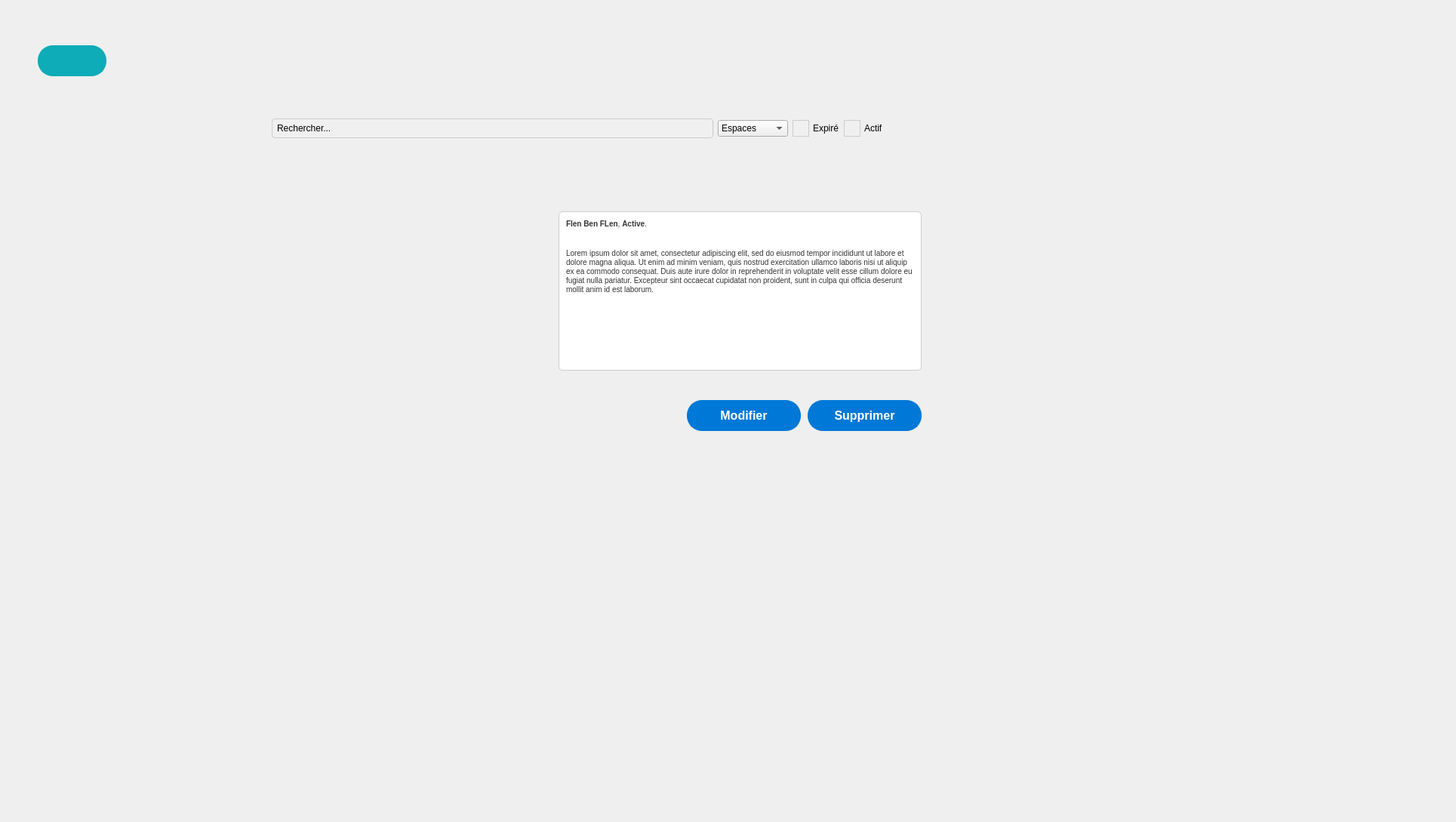
      <widget class="QWidget" name="AfficherEvent">
       <attribute name="title">
        <string>Afficher Event</string>
       </attribute>
       <widget class="QLabel" name="eventAfficheBackground">
        <property name="geometry">
         <rect>
          <x>0</x>
          <y>0</y>
          <width>1920</width>
          <height>1080</height>
         </rect>
        </property>
        <property name="text">
         <string/>
        </property>
        <property name="pixmap">
         <pixmap resource="res.qrc">:/img/back_empty.png</pixmap>
        </property>
       </widget>
       <widget class="QTextEdit" name="EventDesc">
        <property name="geometry">
         <rect>
          <x>740</x>
          <y>280</y>
          <width>481</width>
          <height>211</height>
         </rect>
        </property>
        <property name="styleSheet">
         <string notr="true">/* QTextEdit Stylesheet */

QTextEdit {
    font-family: Arial, sans-serif;
    font-size: 14px;
    color: #333333; /* Text color */
    background-color: #ffffff; /* Background color */
    border: 1px solid #cccccc; /* Border color */
    border-radius: 5px; /* Border radius */
    padding: 5px; /* Padding */
}

QTextEdit:hover {
    border-color: #aaaaaa; /* Border color on hover */
}

QTextEdit:focus {
    border-color: #007bff; /* Border color on focus */
}

QTextEdit::placeholder {
    color: #999999; /* Placeholder text color */
}

QTextEdit::selection {
    background-color: #007bff; /* Text selection background color */
    color: #ffffff; /* Text selection color */
}
</string>
        </property>
        <property name="html">
         <string>&lt;!DOCTYPE HTML PUBLIC &quot;-//W3C//DTD HTML 4.0//EN&quot; &quot;http://www.w3.org/TR/REC-html40/strict.dtd&quot;&gt;
&lt;html&gt;&lt;head&gt;&lt;meta name=&quot;qrichtext&quot; content=&quot;1&quot; /&gt;&lt;style type=&quot;text/css&quot;&gt;
p, li { white-space: pre-wrap; }
&lt;/style&gt;&lt;/head&gt;&lt;body style=&quot; font-family:'Arial','sans-serif'; font-size:14px; font-weight:400; font-style:normal;&quot;&gt;
&lt;p style=&quot; margin-top:0px; margin-bottom:0px; margin-left:0px; margin-right:0px; -qt-block-indent:0; text-indent:0px;&quot;&gt;&lt;span style=&quot; font-family:'MS Shell Dlg 2'; font-size:7.8pt; font-weight:600;&quot;&gt;Flen Ben FLen&lt;/span&gt;&lt;span style=&quot; font-family:'MS Shell Dlg 2'; font-size:7.8pt;&quot;&gt;, &lt;/span&gt;&lt;span style=&quot; font-family:'MS Shell Dlg 2'; font-size:7.8pt; font-weight:600;&quot;&gt;Active&lt;/span&gt;&lt;span style=&quot; font-family:'MS Shell Dlg 2'; font-size:7.8pt;&quot;&gt;.&lt;/span&gt;&lt;/p&gt;
&lt;p style=&quot;-qt-paragraph-type:empty; margin-top:0px; margin-bottom:0px; margin-left:0px; margin-right:0px; -qt-block-indent:0; text-indent:0px; font-family:'MS Shell Dlg 2'; font-size:7.8pt;&quot;&gt;&lt;br /&gt;&lt;/p&gt;
&lt;p style=&quot;-qt-paragraph-type:empty; margin-top:0px; margin-bottom:0px; margin-left:0px; margin-right:0px; -qt-block-indent:0; text-indent:0px; font-family:'MS Shell Dlg 2'; font-size:7.8pt;&quot;&gt;&lt;br /&gt;&lt;/p&gt;
&lt;p style=&quot; margin-top:0px; margin-bottom:0px; margin-left:0px; margin-right:0px; -qt-block-indent:0; text-indent:0px;&quot;&gt;&lt;span style=&quot; font-family:'MS Shell Dlg 2'; font-size:7.8pt;&quot;&gt;Lorem ipsum dolor sit amet, consectetur adipiscing elit, sed do eiusmod tempor incididunt ut labore et dolore magna aliqua. Ut enim ad minim veniam, quis nostrud exercitation ullamco laboris nisi ut aliquip ex ea commodo consequat. Duis aute irure dolor in reprehenderit in voluptate velit esse cillum dolore eu fugiat nulla pariatur. Excepteur sint occaecat cupidatat non proident, sunt in culpa qui officia deserunt mollit anim id est laborum.&lt;/span&gt;&lt;/p&gt;&lt;/body&gt;&lt;/html&gt;</string>
        </property>
       </widget>
       <widget class="QWidget" name="gridLayoutWidget_6">
        <property name="geometry">
         <rect>
          <x>360</x>
          <y>130</y>
          <width>811</width>
          <height>80</height>
         </rect>
        </property>
        <layout class="QGridLayout" name="searchEvent">
         <item row="0" column="1">
          <widget class="QComboBox" name="comboBox">
           <item>
            <property name="text">
             <string>Espaces</string>
            </property>
           </item>
           <item>
            <property name="text">
             <string>Evenement</string>
            </property>
           </item>
           <item>
            <property name="text">
             <string>Matériel</string>
            </property>
           </item>
          </widget>
         </item>
         <item row="0" column="2">
          <widget class="QRadioButton" name="ExpiredEvent">
           <property name="styleSheet">
            <string notr="true">/* RadioButton background */
QRadioButton {
    spacing: 5px; /* Change as needed */
}

/* RadioButton indicator */
QRadioButton::indicator {
    width: 20px; /* Change as needed */
    height: 20px; /* Change as needed */
}

/* RadioButton indicator when it is unchecked */
QRadioButton::indicator::unchecked {
    background-color: #f0f0f0; /* Change as needed */
    border: 1px solid #ccc; /* Change as needed */
    border-radius: 50%; /* Change as needed */
}

/* RadioButton indicator when it is checked */
QRadioButton::indicator::checked {
    background-color: #007bff; /* Change as needed */
    border: 1px solid #007bff; /* Change as needed */
    border-radius: 50%; /* Change as needed */
}

/* RadioButton text */
QRadioButton::indicator::unchecked, QRadioButton::indicator::checked {
    color: #000; /* Change as needed */
}

/* RadioButton when it is disabled */
QRadioButton:disabled {
    color: #999; /* Change as needed */
}
</string>
           </property>
           <property name="text">
            <string>Expiré</string>
           </property>
          </widget>
         </item>
         <item row="0" column="3">
          <widget class="QRadioButton" name="ActiveEvent">
           <property name="styleSheet">
            <string notr="true">/* RadioButton background */
QRadioButton {
    spacing: 5px; /* Change as needed */
}

/* RadioButton indicator */
QRadioButton::indicator {
    width: 20px; /* Change as needed */
    height: 20px; /* Change as needed */
}

/* RadioButton indicator when it is unchecked */
QRadioButton::indicator::unchecked {
    background-color: #f0f0f0; /* Change as needed */
    border: 1px solid #ccc; /* Change as needed */
    border-radius: 50%; /* Change as needed */
}

/* RadioButton indicator when it is checked */
QRadioButton::indicator::checked {
    background-color: #007bff; /* Change as needed */
    border: 1px solid #007bff; /* Change as needed */
    border-radius: 50%; /* Change as needed */
}

/* RadioButton text */
QRadioButton::indicator::unchecked, QRadioButton::indicator::checked {
    color: #000; /* Change as needed */
}

/* RadioButton when it is disabled */
QRadioButton:disabled {
    color: #999; /* Change as needed */
}
</string>
           </property>
           <property name="text">
            <string>Actif</string>
           </property>
          </widget>
         </item>
         <item row="0" column="0">
          <widget class="QLineEdit" name="SearchBoxEvent">
           <property name="styleSheet">
            <string notr="true">/* LineEdit background */
QLineEdit {
    background-color: #f0f0f0; /* Change as needed */
    border: 1px solid #ccc; /* Change as needed */
    border-radius: 4px; /* Change as needed */
    padding: 4px; /* Change as needed */
    min-width: 6em; /* Change as needed */
}

/* LineEdit when it is being hovered over */
QLineEdit:hover {
    border: 1px solid #007bff; /* Change as needed */
}

/* LineEdit when it is focused */
QLineEdit:focus {
    border: 1px solid #007bff; /* Change as needed */
}

/* LineEdit text selection */
QLineEdit:selected {
    background-color: #007bff; /* Change as needed */
    color: #fff; /* Change as needed */
}

/* LineEdit placeholder text */
QLineEdit::placeholder {
    color: #999; /* Change as needed */
}

/* LineEdit cursor */
QLineEdit::cursor {
    width: 1px; /* Change as needed */
    color: #000; /* Change as needed */
}

/* LineEdit disabled */
QLineEdit:disabled {
    background-color: #f0f0f0; /* Change as needed */
    color: #999; /* Change as needed */
}
</string>
           </property>
           <property name="text">
            <string>Rechercher...</string>
           </property>
          </widget>
         </item>
        </layout>
       </widget>
       <widget class="QPushButton" name="DeleteEventButtonAfficherEvent">
        <property name="geometry">
         <rect>
          <x>1070</x>
          <y>530</y>
          <width>151</width>
          <height>41</height>
         </rect>
        </property>
        <property name="styleSheet">
         <string notr="true">QPushButton {
    padding: 10px 20px;
    border: 2px solid #0078d7;
    border-radius: 20px;
    background-color: #0078d7;
    color: #ffffff;
    font-size: 16px;
    font-weight: bold;
    transition: background-color 0.3s, border-color 0.3s, color 0.3s; /* Added color transition */
}

QPushButton:hover {
    background-color: #ffffff;
    border-color: #005ea9;
    color: #005ea9; /* Change text color on hover */
}

QPushButton:pressed {
    background-color: #004c8c;
    border-color: #004c8c;
    color: #004c8c; /* Change text color when pressed */
}
</string>
        </property>
        <property name="text">
         <string>Supprimer</string>
        </property>
       </widget>
       <widget class="QLabel" name="eventImage">
        <property name="geometry">
         <rect>
          <x>360</x>
          <y>280</y>
          <width>351</width>
          <height>211</height>
         </rect>
        </property>
        <property name="styleSheet">
         <string notr="true">/* QLabel background */
QLabel {
    background-color: transparent; /* Change as needed */
    border: none; /* Change as needed */
}

/* QLabel with image */
QLabel#imageLabel {
    border: 1px solid #ccc; /* Change as needed */
    border-radius: 4px; /* Change as needed */
    padding: 4px; /* Change as needed */
}

/* QLabel text */
QLabel#imageLabel::text {
    color: #000; /* Change as needed */
}

/* QLabel image */
QLabel#imageLabel::icon {
    /* Set the path to your image */
    image: url(image_path.png); /* Change the image path */
    width: 100px; /* Change as needed */
    height: 100px; /* Change as needed */
}
</string>
        </property>
        <property name="text">
         <string/>
        </property>
        <property name="pixmap">
         <pixmap resource="res.qrc">:/img/download.jpg</pixmap>
        </property>
        <property name="scaledContents">
         <bool>true</bool>
        </property>
       </widget>
       <widget class="QPushButton" name="editEventShow">
        <property name="geometry">
         <rect>
          <x>910</x>
          <y>530</y>
          <width>151</width>
          <height>41</height>
         </rect>
        </property>
        <property name="styleSheet">
         <string notr="true">QPushButton {
    padding: 10px 20px;
    border: 2px solid #0078d7;
    border-radius: 20px;
    background-color: #0078d7;
    color: #ffffff;
    font-size: 16px;
    font-weight: bold;
    transition: background-color 0.3s, border-color 0.3s, color 0.3s; /* Added color transition */
}

QPushButton:hover {
    background-color: #ffffff;
    border-color: #005ea9;
    color: #005ea9; /* Change text color on hover */
}

QPushButton:pressed {
    background-color: #004c8c;
    border-color: #004c8c;
    color: #004c8c; /* Change text color when pressed */
}
</string>
        </property>
        <property name="text">
         <string>Modifier</string>
        </property>
       </widget>
       <widget class="QPushButton" name="returnEventAffiche">
        <property name="geometry">
         <rect>
          <x>50</x>
          <y>60</y>
          <width>91</width>
          <height>41</height>
         </rect>
        </property>
        <property name="styleSheet">
         <string notr="true">/* Styles généraux du bouton */
QPushButton {
    background-color: #0EABB8; /* Bleu clair pour représenter l'eau */
    border: 2px solid #0EABB8; /* Bordure bleue */
    color: #ffffff; /* Texte blanc */
    padding: 15px 25px; /* Espacement intérieur */
    font-size: 18px; /* Taille de la police */
    font-weight: bold; /* Police en gras */
    border-radius: 20px; /* Bordure arrondie */
    outline: none; /* Supprime la bordure de focus */
    position: relative; /* Position relative pour les pseudo-éléments */
    overflow: hidden; /* Cache le contenu débordant */
    transition: background-color 0.3s, color 0.3s; /* Transition des couleurs */
}

/* Style au survol du bouton */
QPushButton:hover {
    background-color: #03a9fc; /* Fond devient blanc */
    color: #0EABB8; /* Texte devient bleu clair */
}

/* Style au clic du bouton */
QPushButton:pressed {
    background-color: #1e4c6f; /* Bleu foncé lors du clic */
    color: #f8f8f8; /* Texte blanc lors du clic */
}

/* Animation pour le pseudo-élément :after */
QPushButton::after {
    content: ''; /* Contenu vide */
    position: absolute; /* Position absolue */
    width: 100%; /* Largeur à 100% */
    height: 100%; /* Hauteur à 100% */
    background-color: rgba(255, 255, 255, 0.3); /* Fond semi-transparent */
    top: 50%; /* Positionnement au centre vertical */
    left: 50%; /* Positionnement au centre horizontal */
    border-radius: 50%; /* Bordure arrondie */
    transform: translate(-50%, -50%) scale(0); /* Réduit l'échelle à 0 */
    transition: transform 0.5s ease; /* Transition de l'échelle */
}

/* Animation au survol du bouton */
QPushButton:hover::after {
    transform: translate(-50%, -50%) scale(2); /* Augmente l'échelle à 2 */
}</string>
        </property>
        <property name="text">
         <string/>
        </property>
        <property name="icon">
         <iconset resource="res.qrc">
          <normaloff>:/img/return.png</normaloff>:/img/return.png</iconset>
        </property>
        <property name="iconSize">
         <size>
          <width>35</width>
          <height>35</height>
         </size>
        </property>
        <property name="shortcut">
         <string>Backspace</string>
        </property>
       </widget>
      </widget>
